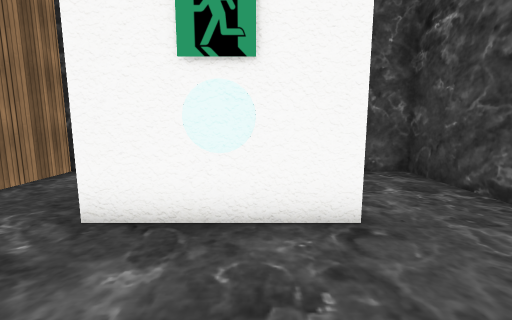
[1] (above)

12 first-person views from a walk through a scene from a Unity 3-D project. The camera is 1.4 m above the floor, tilts 8° down and sees 90° across. The floor is counted in squares, 1 m on a side. Each view is taken from the middle of a square. On the plan, view 1 faces up. The plan holds only what a view shows up to about 13 squares ahead; the rest is blank. The place goes on beyond the plan. The player character is not drawn. Some surface patterns are stand-ins.

[2]
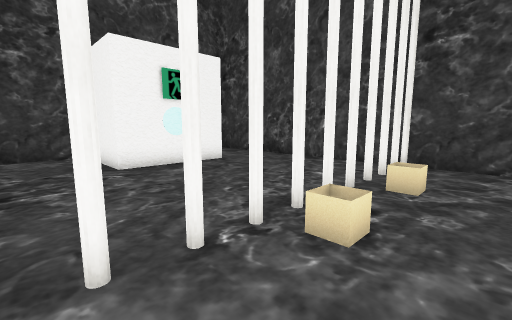

[3]
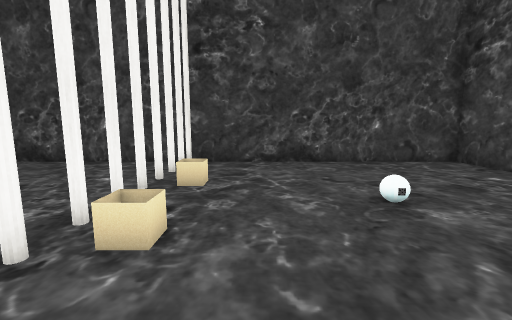

[4]
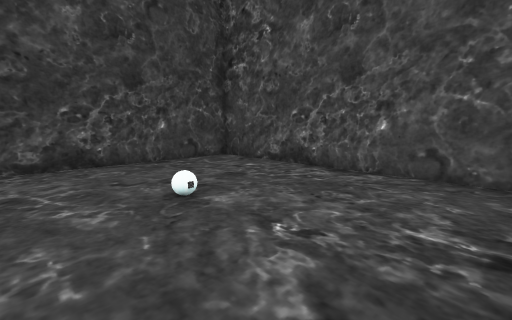

[5]
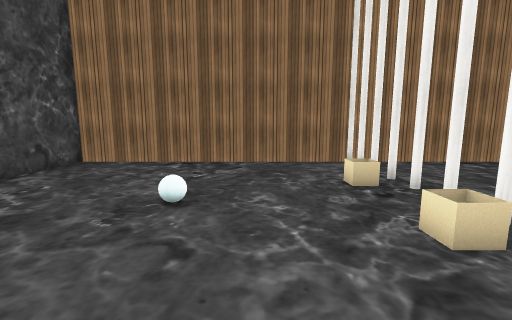

[6]
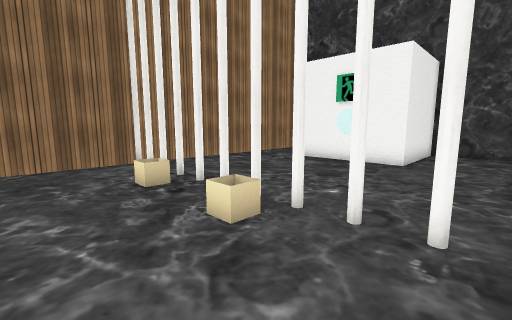

[7]
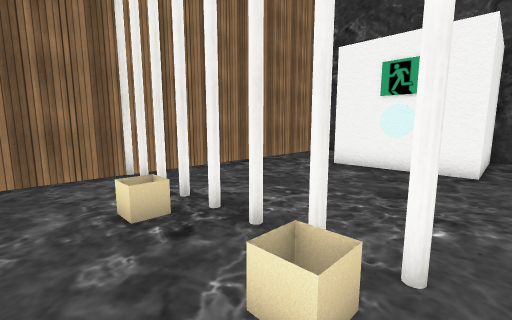

[8]
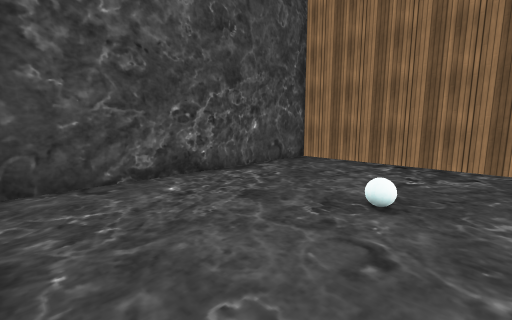

[9]
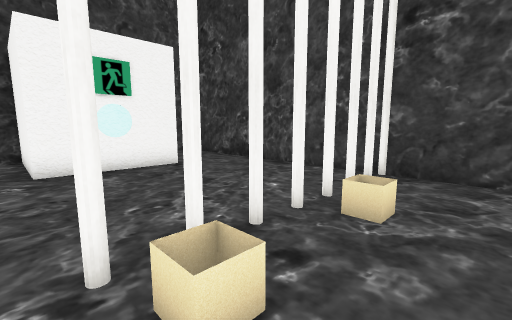

[10]
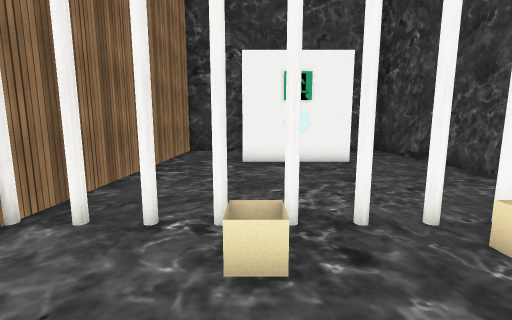

[11]
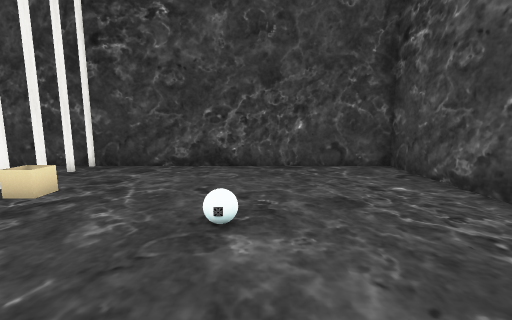

[12]
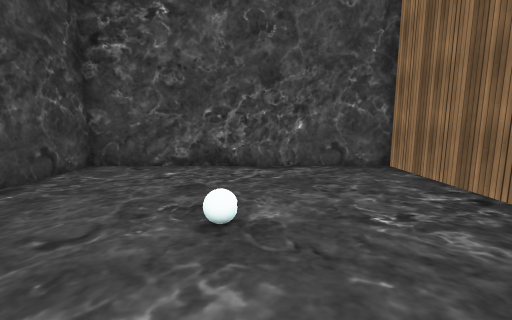

### Floor plan
Key: @ floor where view 1 was taken; # wall or solid block; x gap in a wall; . floor; O other object.
Columns run from 6 left of view 1 to 5 right of it. Each row starts with its distance up from view 1.
  8 #####  #####
  7 #...O  O...#
  6 #...O  O...#
  5 #...O  O...#
  4 #...OOOO...#
  3 #..........#
  2 #..........#
  1 #..........#
  0 #.....@....#
 -1 #..........#
 -2 #..........#
 -3 #..x#xx#xxx#
 -4 #..........#
 -5 #..........#
 -6 #..........#
 -7 #....OO....#
 -8 #....OO....#
 -9 #..........#
-10 #..........#
-11 #..........#
-12 #..........#
-13 ############

Positions as (right, up) in squares from view 1, and headings:
1: (0, 0), facing up
2: (-5, -5), facing up-right
3: (-5, -5), facing right
4: (-5, -5), facing down-right
5: (4, -6), facing left
6: (4, -6), facing up-left
7: (2, -5), facing up-left
8: (4, -6), facing down-left
9: (-3, -5), facing up-right
10: (-2, -6), facing up
11: (-4, -8), facing right
12: (-1, -4), facing down
